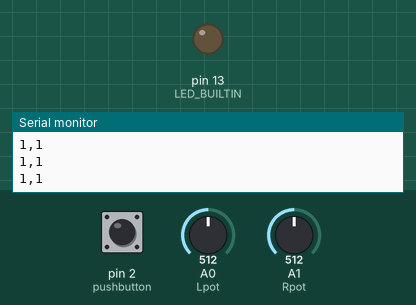
Simulated run of this sketch. Board: Arduino Uno, built with avr-gcc and run on an emulated ATmega328P. Shown: output pins drawn as LEDs (lit = HIGH), the last lines printed to the serial monitor. Inputs (shaded band) come from the test bench; at power-on: pin 2 (pushbutton) HIGH, A0 (Lpot) = 512, A1 (Rpot) = 512. EEPROM starts erased.

Above: at 1.2 s.
1.3 s: pin 2 (pushbutton) pulled LOW for 0.15 s
At 1.7 s:
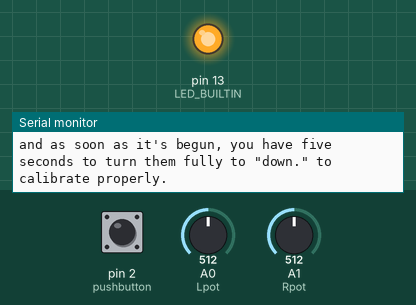
7.4 s: pin 2 (pushbutton) pulled LOW for 1 s
At 7.7 s:
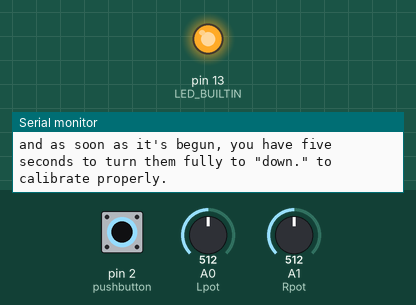
11.4 s: pin 2 (pushbutton) pulled LOW for 3.2 s
19.1 s: A0 (Lpot) set to 540
22.1 s: A0 (Lpot) set to 513
Timing chart, 0 to 24.6 s (numbered marks = the images above; inputs shaded):
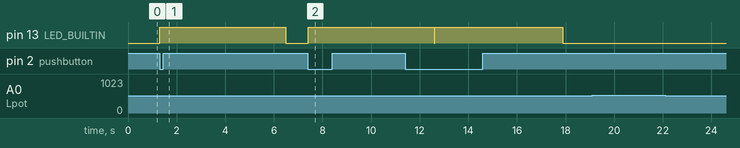

The sketch:

serial_send_from_two_pots_with_stored_hardware_range.ino
```cpp
/*
 * Read two potentiometers and send their values as serial data.
 *
 * Built for an interaction prototype I'm working on.
 *
 * Optionally, the sketch can store min and max hardware values
 * for both potentiometers so that their ranges are
 * scaled to run 0-1023 (even if they're imperfect). To use this
 * optional feature, wire a momentary button from pin 2 to GND.
 *
 * Wire up potentiometers to A0 and A1 and a momentary button
 * from pin 2 to GND.
 *
 * Robert Zacharias, rz@rzach.me, 2/20/17
 * released by the author to the public domain
 */


#include <EEPROM.h>

int pushbutton = 2;
int Lpot = A0;
int Rpot = A1;

int Lpothigh, Lpotlow, Rpothigh, Rpotlow;
int EEPROMValueCheck; // will be zero if not using EEPROM storage, nonzero otherwise

void setup() {
  Serial.begin(9600);
  pinMode(pushbutton, INPUT_PULLUP);
  pinMode(LED_BUILTIN, OUTPUT);

  // if there are nonzero EEPROM values stored, load them
  for (int i = 0; i < 7; i++) {
    EEPROMValueCheck += EEPROM.read(i);
  }
  if (EEPROMValueCheck > 0) {
    // load pot range values from EEPROM
    Lpothigh =  EEPROM.read(0) * 4 + EEPROM.read(1);
    Rpothigh =   EEPROM.read(2) * 4 + EEPROM.read(3);
    Lpotlow =  EEPROM.read(4) * 4 + EEPROM.read(5);
    Rpotlow =   EEPROM.read(6) * 4 + EEPROM.read(7);
    Serial.print("Lpothigh, Rpothigh, Lpotlow, Rpotlow = ");
    Serial.print(Lpothigh); Serial.print('\t');
    Serial.print(Rpothigh); Serial.print('\t');
    Serial.print(Lpotlow); Serial.print('\t');
    Serial.println(Rpotlow);
  }
  else Serial.println("nonzero EEPROM values not found");
}

void loop() {

  int Lval, Rval;

  // push button to record both high values, wait 5 secs, record both low values to EEPROM
  if (digitalRead(pushbutton) == LOW) {
    digitalWrite(LED_BUILTIN, HIGH);
    recordNewValues();
    digitalWrite(LED_BUILTIN, LOW);
  }

  // this block will run if you're using stored EEPROM values
  if (EEPROMValueCheck) {
    Lval = map(analogRead(Lpot), Lpotlow, Lpothigh, 0, 1023);
    delay(2); // the ADC wants a bit of time to settle, apparently
    Rval = map(analogRead(Rpot), Rpotlow, Rpothigh, 0, 1023);
    delay(2);
  }

  // this block will run if you only have zeros stored in EEPROM
  else {
    Lval = analogRead(Lpot);
    delay(2); // the ADC wants a bit of time to settle, apparently
    Rval = analogRead(Rpot);
    delay(2);
  }

  Serial.print(Lval); Serial.print(","); Serial.println(Rval);

  delay(5);

}

void recordNewValues() {

  Serial.println("recordNewValues running. Before this procedure, start with both knobs fully \"up,\"\nand as soon as it's begun, you have five seconds to turn them fully to \"down.\" to calibrate properly.");

  int potValues [8];
  // immediately record high values for both pots to array
  potValues[0] = analogRead(Lpot) / 4; // quotient
  potValues[1] = analogRead(Lpot) % 4; // remainder
  potValues[2] = analogRead(Rpot) / 4;
  potValues[3] = analogRead(Rpot) % 4;

  delay(5000); // wait five seconds for people to move pots to low position and record their values

  potValues[4] = analogRead(Lpot) / 4;
  potValues[5] = analogRead(Lpot) % 4;
  potValues[6] = analogRead(Rpot) / 4;
  potValues[7] = analogRead(Rpot) % 4;

  Serial.print("EEPROM values stored: ");
  for (int i = 0; i < 8; i++) {
    Serial.print(potValues[i]); Serial.print(' ');
    EEPROM.write(i, potValues[i]);
  }
  Serial.println();

  // immediately load new pot range values from EEPROM
  Lpothigh =  EEPROM.read(0) * 4 + EEPROM.read(1);
  Rpothigh =  EEPROM.read(2) * 4 + EEPROM.read(3);
  Lpotlow =   EEPROM.read(4) * 4 + EEPROM.read(5);
  Rpotlow =   EEPROM.read(6) * 4 + EEPROM.read(7);

  Serial.print("Lpothigh, Rpothigh, Lpotlow, Rpotlow = ");
  Serial.print(Lpothigh); Serial.print('\t');
  Serial.print(Rpothigh); Serial.print('\t');
  Serial.print(Lpotlow); Serial.print('\t');
  Serial.println(Rpotlow);

  Serial.println("recordNewValues complete\n\n\n");
}
```

Measured:
- after the input at 1.3 s, pin 13 (LED_BUILTIN): LOW → HIGH at once, → LOW 5.2 s later
- after the input at 7.4 s, pin 13 (LED_BUILTIN): LOW → HIGH at once
